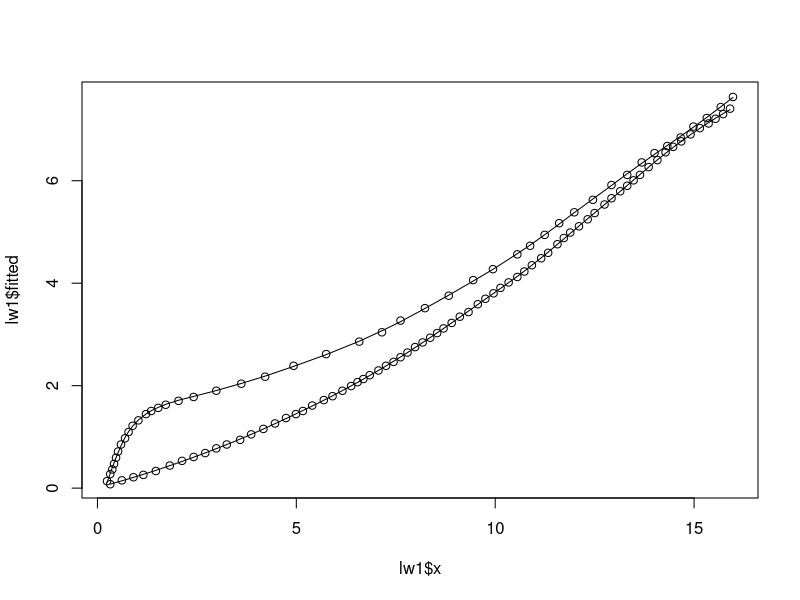
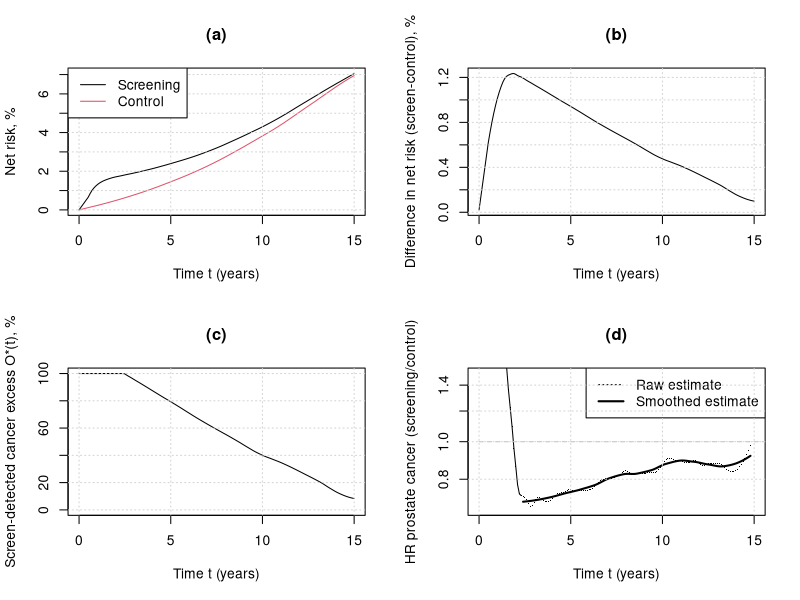

The R source for these figures, in order:
##_/_/_/_/_/_/_/_/_/_/_/_/_/_/_/_/_/_/_/_/_/_/_/_/_/_/_/_/_/_/_/_/_/_/_/_/_/_/_/_/_/_/
##
## Analysis code for: Why is prostate cancer overdiagnosis a problem with PSA testing
## and what can be done about it? (Brentnall et al, submitted 2025).
##
## Date: 9th December 2025
## Author: Adam Brentnall
##_/_/_/_/_/_/_/_/_/_/_/_/_/_/_/_/_/_/_/_/_/_/_/_/_/_/_/_/_/_/_/_/_/_/_/_/_/_/_/_/_/_/

## Libraries
library("tidyverse")
library("readxl")

######################################################################################
## Load data
## Data extracted from Martin RM, Turner EL, Young GJ, Metcalfe C, Walsh EI, Lane JA, et al.
## Prostate-Specific Antigen Screening and 15-Year Prostate Cancer Mortality: A Secondary
## Analysis of the CAP Randomized Clinical Trial. JAMA. 2024;331:1460-70.
## Figure 2c, extracted using https://plotdigitizer.com/app

## control arm
mydta_control<-read_csv("plot-data-control-arm.csv")
mydta_control<-mydta_control[order(mydta_control$x),]

## screening arm
mydta_screen<-read_csv("plot-data-screening-arm.csv")
mydta_screen<-mydta_screen[order(mydta_screen$x),]

## interpolate points
lw1<-loess(y~x, mydta_screen, span=0.25)

lw2<-loess(y~x, mydta_control, span=0.25)

## visual 
plot(lw1$x, lw1$fitted, type="l")
points(lw1$x, lw1$y)
lines(lw2$x,lw2$fitted)
points(lw2$x, lw2$y)

## create data with same x-vals for both arms
myy_screen<-predict(lw1, newdata=data.frame(x=seq(0.5,15, by=0.1)))

myy_control<-predict(lw2, newdata=data.frame(x=seq(0.5,15, by=0.1)))

mynewdta<-data.frame(x=c(0,seq(0.5,15,by=0.1)), yscreen=c(0,myy_screen), ycontrol=c(0,myy_control))

######################################################################################
## Estimate excess / overdiagnosis using data

## cumulative hazard
mynewdta$hscreen <- -log(1-mynewdta$yscreen/100)
mynewdta$hcontrol <- -log(1-mynewdta$ycontrol/100)

## summary stat for net overdiagnosis based on reported statistics in paper
myse1<-(-0.0682+0.0706)/(2*1.96)

myse2<-(0.0721-0.0695)/(2*1.96)

myse3<-sqrt(myse1^2+myse2^2)

mypt<-0.0708 - 0.0694

myci<-c(mypt+1.96*myse3, mypt, mypt-1.96*myse3)*100

## Absolute risk difference and 95%CI at 15y
myci

## Baseline screen
Sbase<-2249/(113679+75707)

## Net overdiagnosis at 15y and 95%CI
(myci/100)/Sbase

## excess through time
mynewdta$oS<-(mynewdta$yscreen/100-mynewdta$ycontrol/100)/Sbase

## smoother to interpolate
lw3b<-loess(oS~x, mynewdta, span=0.2)

mynewdta$oSs<-lw3b$fitted

## set max excess to 1 at beginning
myidx<-max(seq(1,nrow(mynewdta))[mynewdta$oSs>1])

mynewdta$oSs2<-mynewdta$oSs

mynewdta$oSs2[1:myidx]<-1

### Estimate hazard using rate of change of cumulative hazard
## Use moving average of three points to estimate hazard from cumulative hazard to reduce noise
##
myplotdta<-data.frame(grad=c(NA,diff(mynewdta$hscreen) / diff(mynewdta$hcontrol)), x=mynewdta$x)

myplotdta$hscreens<-c(NA,sapply(2:(nrow(mynewdta)-1), function(idx) mean(mynewdta$hscreen[(idx-1):(idx+1)])),NA)

myplotdta$hcontrols<-c(NA,sapply(2:(nrow(mynewdta)-1), function(idx) mean(mynewdta$hcontrol[(idx-1):(idx+1)])),NA)

myplotdta$grad2<-c(NA,diff(myplotdta$hscreens)/diff(myplotdta$hcontrols))


myplotdta$hscreens2<-c(NA,NA,sapply(3:(nrow(mynewdta)-2), function(idx) mean(mynewdta$hscreen[(idx-2):(idx+2)])),NA, NA)

myplotdta$hcontrols2<-c(NA,NA, sapply(3:(nrow(mynewdta)-2), function(idx) mean(mynewdta$hcontrol[(idx-2):(idx+2)])),NA, NA)

myplotdta$grad3<-c(NA,diff(myplotdta$hscreens2)/diff(myplotdta$hcontrols2))

## plot for paper
myscale<-1

postscript(file="CAP-overdx-net.eps",horiz=FALSE,onefile=FALSE,width=14*myscale, height=10*myscale, pointsize=14)

par(mfrow=c(2,2))
## Plot (a): cumulative incidence
plot(mynewdta$x, mynewdta$yscreen, type="l", xlab="Time t (years)", ylab="Net risk, %", main="(a)")
lines(mynewdta$x, mynewdta$ycontrol, col=2)
grid()
legend("topleft", c("Screening", "Control"), col=c(1,2), lty=1)

## Plot (b): Difference in cumulative incidence (smoothed)
lw4<-loess(yscreen-ycontrol~x, mynewdta, span=0.2)
plot(mynewdta$x, lw4$fitted, type="l", xlab="Time t (years)", ylab="Difference in net risk (screen-control), %", main="(b)")
grid()

## Plot (c): Excess (smoothed)
plot(mynewdta$x, mynewdta$oSs2*100, type="l", xlab="Time t (years)", ylab="Screen-detected cancer excess O*(t), %", ylim=c(0,100), main="(c)")
##lines(c(0,15), c(10,10),lty=2, col="gray")
grid()

## Plot (d): Compensatory drop, using estimated hazard ratio
mystart<-2.4
## Raw hazard ratio from moving average to estimate hazard separately in control and screening
plot(myplotdta$x, myplotdta$grad3, log="y", ylim=c(2/3,3/2), type="p", pch=".", xlab="Time t (years)", ylab="HR prostate cancer (screening/control)", main="(d)")
## smoothed hazard ratio
lwgrad<-loess(grad3~x, myplotdta[myplotdta$x>mystart,], span=0.4)
lines(lwgrad$x, lwgrad$fitted, col=1, lwd=2)
lines(myplotdta$x[myplotdta$x<=mystart], myplotdta$grad3[myplotdta$x<=mystart], lwd=1)
lines(c(0,20),c(1,1), lty=2, col="gray")
legend("topright", c("Raw estimate", "Smoothed estimate"), col=c(1,1), lty=c(3, 1), lwd=c(1,2))
grid()

dev.off()

####################################
##                                ##      
## Crude overdiagnosis estimates  ##
##                                ## 
####################################

## English all-cause mortality rates 
mymort<-readxl::read_xlsx("timeseries3yrqx19802021.xlsx", sheet="Eng Males qx", skip=4)

## Use period rates from 2021-23
mymort_ref<-data.frame(age=0:100, mort=mymort$`2021-2023`)

## Prostate cancer mortality rates
## Data from: #https://digital.nhs.uk/data-and-information/publications/statistical/compendium-mortality/current/mortality-from-prostate-cancer/mortality-from-prostate-cancer-crude-death-rate-by-age-group-3-year-average-m
## Rates -
## 1+	 01-04	 05-14	 15-34	 35-64	 65-74	 75+
mymort_prostate<-c(0.12,	0.05,	0.02,	4.82,	71.59,	373.84)/100000
mymort_ref$pc<-rep(mymort_prostate, c(5,10,20,30,10,26))

## Subtract rate of death from prostate cancer
mymort_ref$xpc<-mymort_ref$mort-mymort_ref$pc

## Simple model for rate of decline net overdiagnosis based on the plot
myrate<-(100-11.7)/12

myrate

## function t
fn.overdxc2<-function(h2, nl=15){
    
    S2<-c(1,exp(-cumsum(h2))) ## competing risks, survival

    S1<-c(1,1,1,1,1-seq(1,12)*(0.0736)) ## net survival

    h1<-diff(-log(S1)) ## net hazard
    
    myovdx<- 1 - cumsum( (h1/(h1+h2)) * (1-exp(-(h1+h2))) * S1[1:nl] * S2[1:nl])

    myovdx[nl]

}

## all-cause mortality assumption age 50-64
thisref1<-mymort_ref$mort[51:65]
## non prostate cancer mortality rate assumption age 50-64
thisref2<-mymort_ref$xpc[51:65]
## Probability alive by end 15y
1-prod(1-thisref1)
## Probability prostate cancer not diagnosed by end 15y
fn.overdxc2(thisref2)

## age 59y (to 74)
thisref1<-mymort_ref$mort[60:74]
thisref2<-mymort_ref$xpc[60:74]
1-prod(1-thisref1)
fn.overdxc2(thisref2)

## age 64y (to 79)
thisref1<-mymort_ref$mort[65:79]
thisref2<-mymort_ref$xpc[65:79]
1-prod(1-thisref1)
fn.overdxc2(thisref2)

## age 80y (to 95)
thisref1<-mymort_ref$mort[81:95]
thisref2<-mymort_ref$xpc[81:95]
1-prod(1-thisref1)
fn.overdxc2(thisref2)

